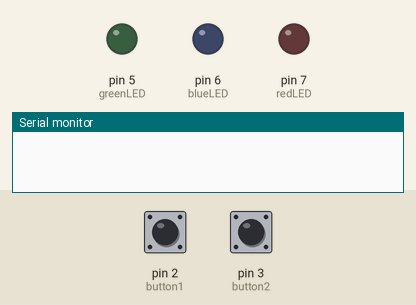
Recording of a sketch running on a simulated Arduino Uno, built with avr-gcc and run on an emulated ATmega328P. On the bench: output pins drawn as LEDs (lit = HIGH), the last lines printed to the serial monitor. Inputs (shaded band) come from the test bench; at power-on: pin 2 (button1) HIGH, pin 3 (button2) HIGH.

Above: at 1.2 s.
1.3 s: pin 2 (button1) pulled LOW for 0.15 s
At 1.37 s:
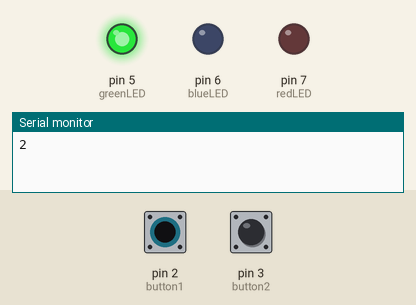
2.9 s: pin 3 (button2) pulled LOW for 0.15 s
At 2.97 s:
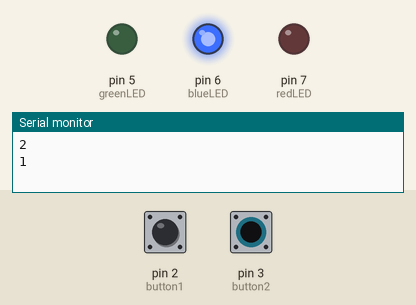
4.5 s: pin 3 (button2) pulled LOW for 3.2 s
At 8.3 s:
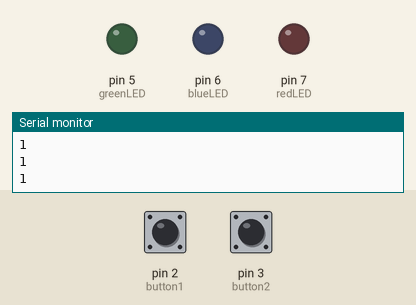
9.3 s: pin 2 (button1) pulled LOW for 3.2 s
At 10.5 s:
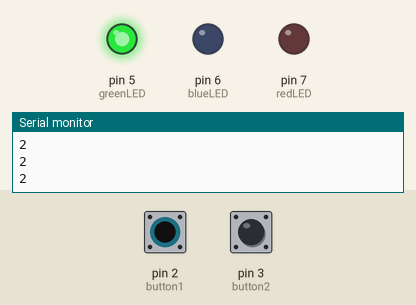
14.1 s: pin 2 (button1) driven LOW and pin 3 (button2) driven LOW
At 15.4 s:
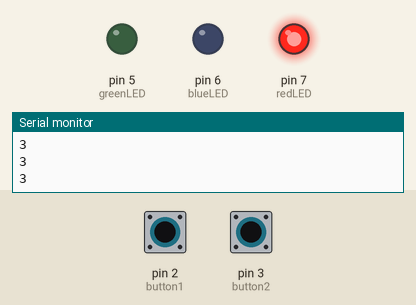
Timing chart, 0 to 16.6 s (numbered marks = the images above; inputs shaded):
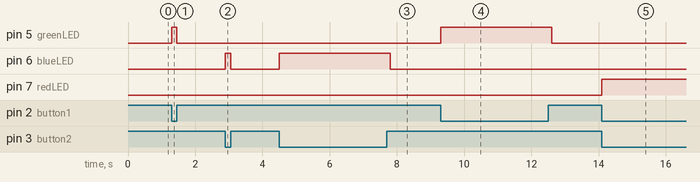

Measured:
- after the input at 1.3 s, pin 5 (greenLED): LOW → HIGH at once, → LOW 0.15 s later
- after the input at 2.9 s, pin 6 (blueLED): LOW → HIGH at once, → LOW 0.15 s later
- after the input at 4.5 s, pin 6 (blueLED): LOW → HIGH at once, → LOW 3.3 s later
- after the input at 9.3 s, pin 5 (greenLED): LOW → HIGH at once, → LOW 3.3 s later
- after the input at 14.1 s, pin 7 (redLED): LOW → HIGH at once

The sketch:

band_buttons.ino
```cpp
// Button pins
const int button1 = 2; // Green
const int button2 = 3; // Yellow

// LED pins
const int greenLED = 5;
const int blueLED = 6;
const int redLED = 7;

void setup() {
  pinMode(button1, INPUT_PULLUP);
  pinMode(button2, INPUT_PULLUP);

  pinMode(greenLED, OUTPUT);
  pinMode(blueLED, OUTPUT);
  pinMode(redLED, OUTPUT);
  Serial.begin(9600);
}

void loop() {
  // Read buttons (LOW = pressed because of INPUT_PULLUP)
  bool b1 = digitalRead(button1) == LOW;
  bool b2 = digitalRead(button2) == LOW;

  // Turn all LEDs off first
  digitalWrite(greenLED, LOW);
  digitalWrite(blueLED, LOW);
  digitalWrite(redLED, LOW);


  // Logic: check both first
  if (b1 && b2) {
    digitalWrite(redLED, HIGH);  // Both pressed → red
    Serial.println(3);           // Send 3
    delay(150);                  // Debounce + avoid spamming
  }
  else if (b2) {                 // Button 2 only → blue
    digitalWrite(blueLED, HIGH);
    Serial.println(1);           // Send 1
    delay(150);
  }
  else if (b1) {                 // Button 1 only → green
    digitalWrite(greenLED, HIGH);
    Serial.println(2);           // Send 2
    delay(150);
  }
}
```
